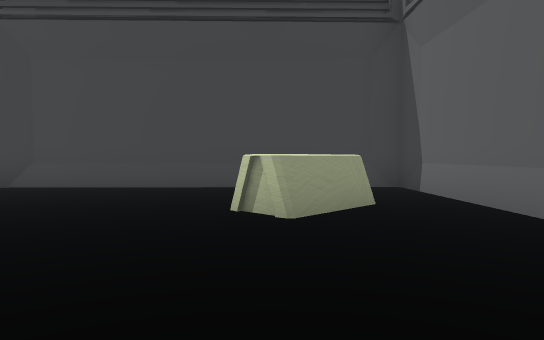
View 1 (above)

23 first-person views from a walk through a 3-D level made in the Unity game engine. The camera is 1.2 m above the floor, tilts 2° down and sees 70° across. The floor is counted in squares, 2 m on a side. Each view is taken from the middle of a square. On the plan, view 1 faces up. The plan holds only what a view shows up to about 11 squares ahead; the rest is blank. The place goes on beyond the plan.

View 2
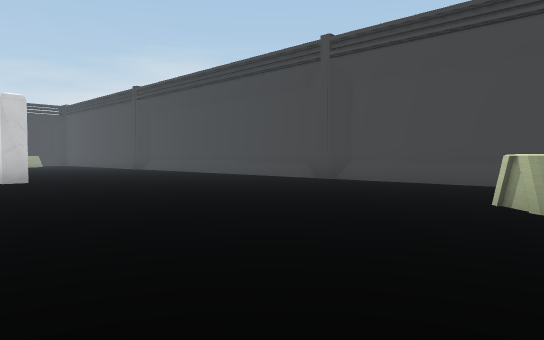

View 3
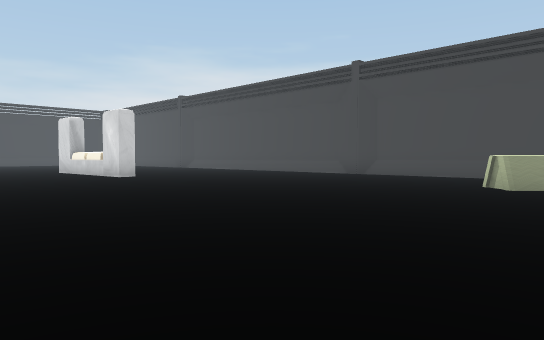

View 4
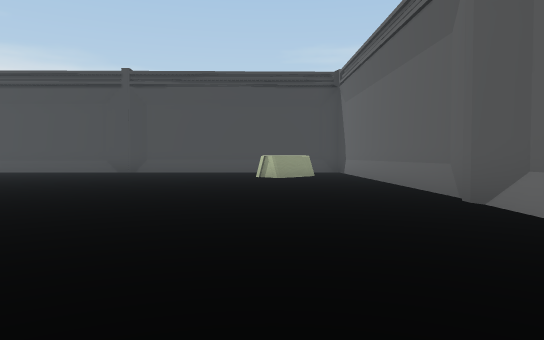

View 5
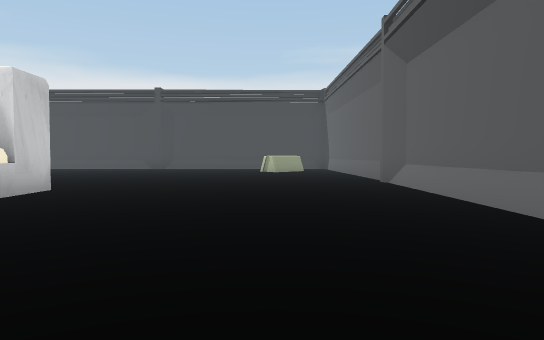

View 6
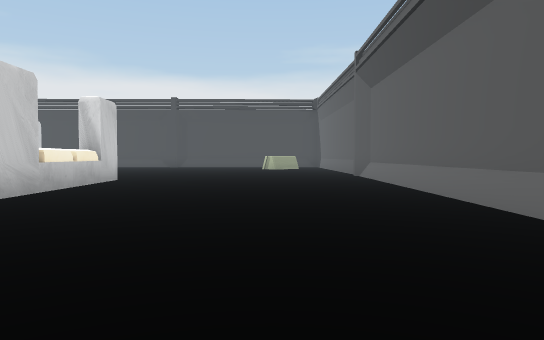

View 7
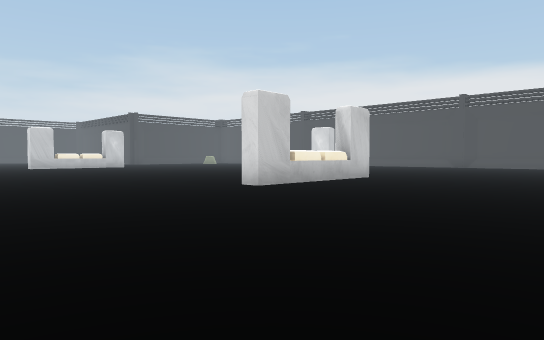

View 8
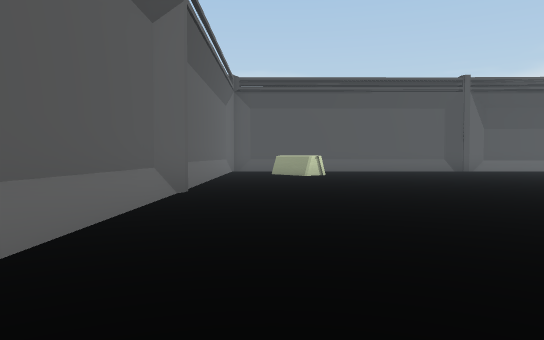

View 9
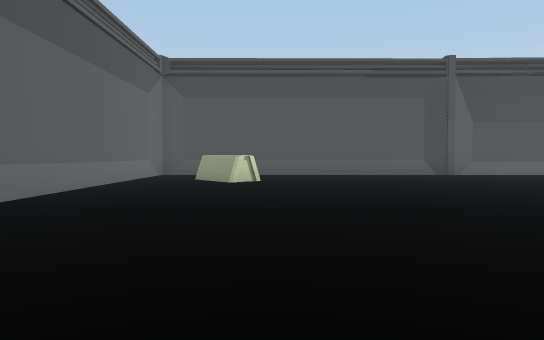

View 10
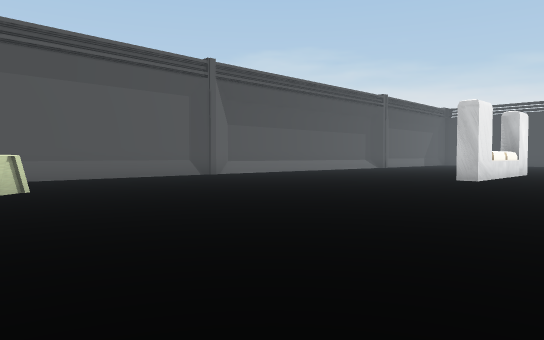

View 11
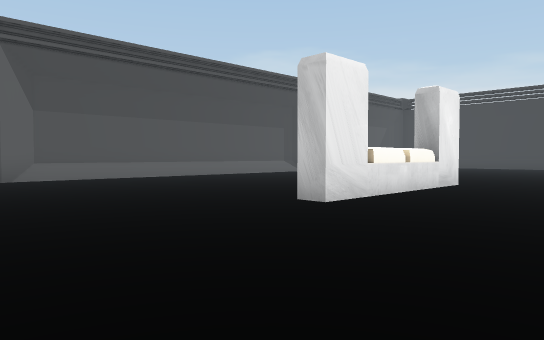

View 12
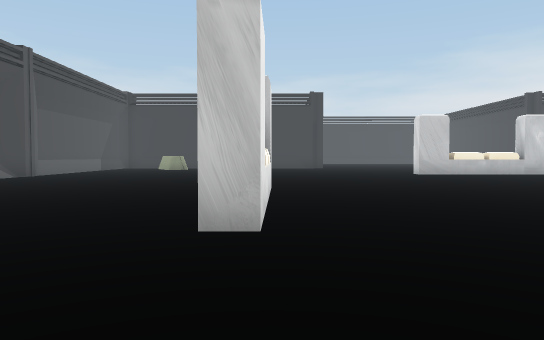

View 13
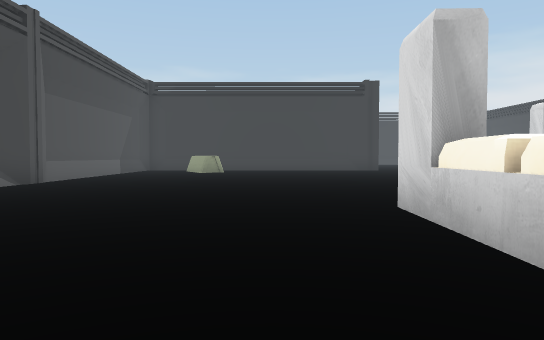

View 14
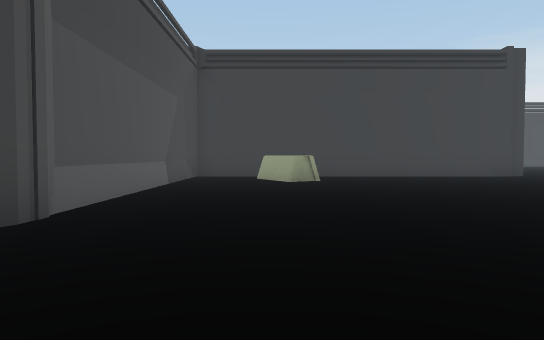

View 15
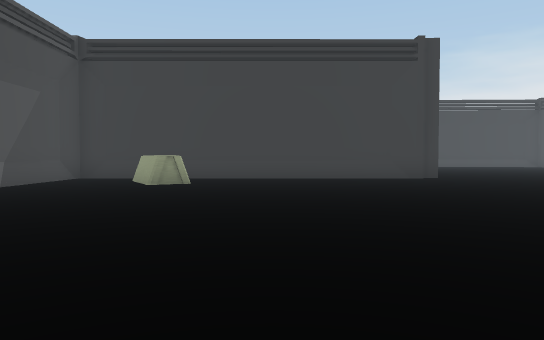

View 16
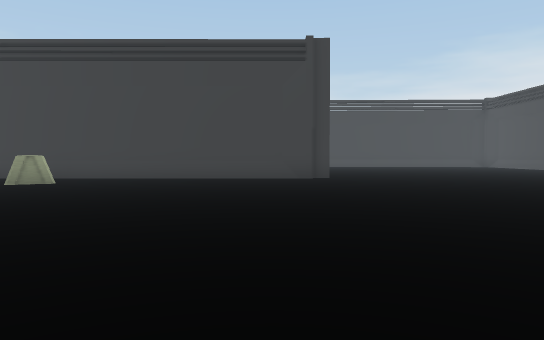

View 17
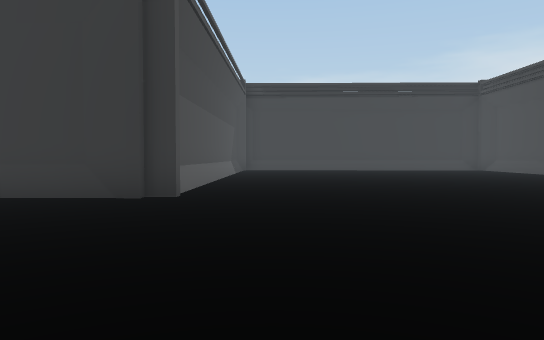

View 18
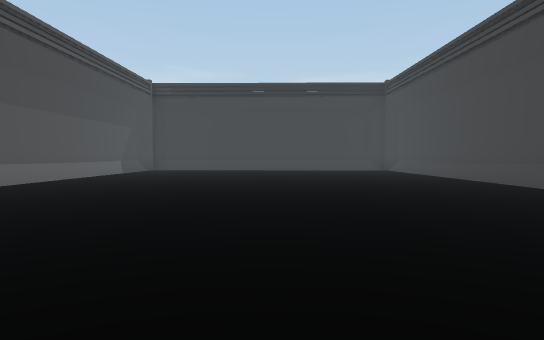

View 19
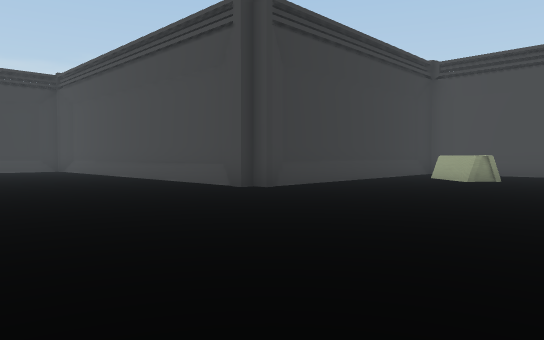

View 20
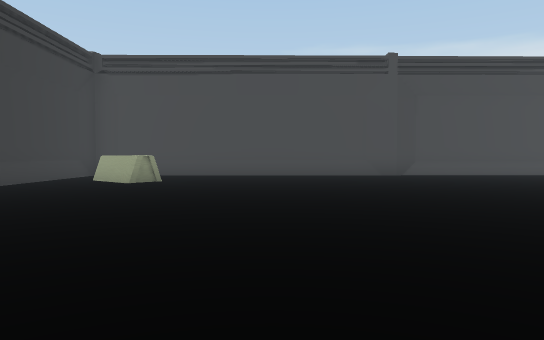

View 21
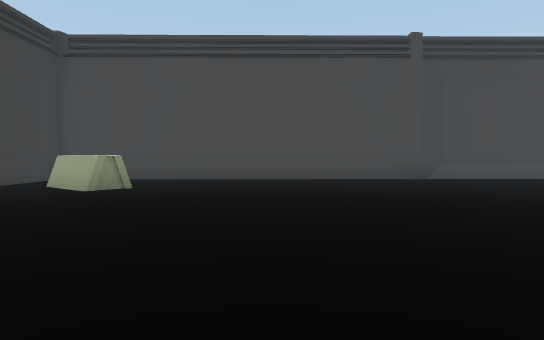

View 22
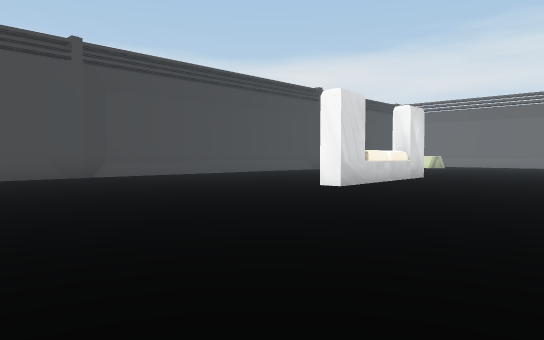

View 23
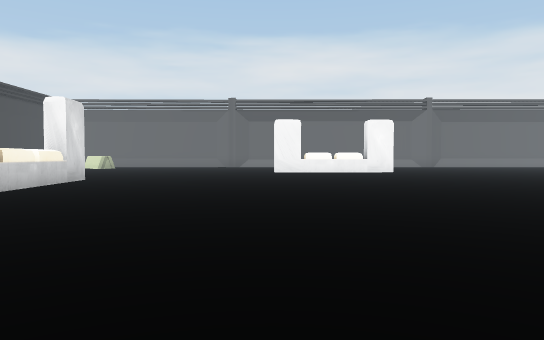

### Floor plan
Points are (right, up) in squares from view 1. A wall is a line through its corners. A room is listed if a view was taken in it or the views show most of it. See-through windows are left out.
Room 1 (views 1, 2, 3, 4, 5, 6, 7, 8, 9, 10, 11, 12, 13, 14, 15, 16, 17, 18, 19, 20, 21, 22, 23)
walls: (-13.6, -14) (-9.1, -14.1) (-9.1, -14.6); (-12.6, -14) (-12.6, -14.6); (-11, -14.6) (-13.6, -14.5); (-10, 0.7) (-10.1, 1.3); (-9.1, 1.4) (-9, 0.8) (-13.5, 0.5) (-13.6, 1.1); (-3.9, -5.1) (-4.5, -5.1); (-3.9, -4.1) (-3.8, -8.6) (-4.4, -8.6); (-25.7, -11.4) (-25.7, -20.9); (-25.5, -12) (-25.7, -12.8); (-26, -1.1) (-26.8, -0.8); (-25.7, 0.1) (-25.3, -0.8) (-25.7, -0.8) (-25.7, -1.1); (-26.3, -0.8) (-31.1, -0.8); (-12.6, 7.5) (-24.9, 7.2); (-15.3, 7.6) (-16.2, 7.2) (-17.1, 7.4); (-10, -21.7) (-7.1, -21.7); (-7.6, -21.8) (-6.8, -21.5); (2.4, -12.5) (2.8, -11.7); (2.9, -2.8) (2.6, -2); (-4.6, 7.7) (-5.4, 7.3) (-6, 7.6); (2.7, -12.2) (2.8, -2.2); (2.7, -1.6) (2.8, -0.9); (-31.1, -11.6) (-26.5, -11.7); (2.8, -1.4) (2.6, 7.5); (-4, -21.7) (-0.9, -21.7); (-24.8, 7.3) (-25.5, 7.1) (-25.7, 6.7) (-25.7, -0.4); (-25.7, -20.6) (-25.5, -21.2) (-25, -21.4) (-18.4, -21.4) (-17.9, -21.2) (-17.4, -21.2) (-16.8, -21.5); (2.7, -20) (2.7, -13.5); (2.6, 6.8) (2.5, 7.6) (1.9, 7.8); (2.4, 7.8) (-5.1, 7.6)
objects: other object (-25, -19) to (-24, -18); other object (-24, 4) to (-23, 5); other object (0, -19) to (1, -18); other object (0, 4) to (1, 5)

Where each view was taken, in squares from view 1:
view 1: 0 up, 0 right, facing up
view 2: 1 down, 1 right, facing up-left
view 3: 4 down, 2 right, facing up-left
view 4: 7 down, 0 right, facing up
view 5: 11 down, 0 right, facing up
view 6: 14 down, 0 right, facing up
view 7: 14 down, 2 right, facing up-left
view 8: 6 down, 1 right, facing down
view 9: 9 down, 1 left, facing down
view 10: 11 down, 1 right, facing down-left
view 11: 11 down, 5 left, facing down-left
view 12: 14 down, 6 left, facing left
view 13: 16 down, 9 left, facing left
view 14: 19 down, 14 left, facing left
view 15: 16 down, 15 left, facing left
view 16: 13 down, 15 left, facing left
view 17: 10 down, 20 left, facing left
view 18: 6 down, 20 left, facing left
view 19: 6 down, 20 left, facing up-left
view 20: 5 down, 20 left, facing up
view 21: 3 down, 20 left, facing up
view 22: 4 down, 20 left, facing up-right
view 23: 4 down, 19 left, facing right
